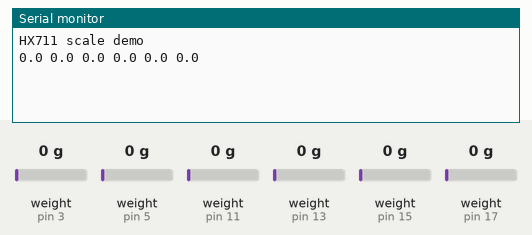
This sketch was run on a simulated Arduino Uno, built with avr-gcc and run on an emulated ATmega328P. On the bench: the last lines printed to the serial monitor. Inputs (shaded band) come from the test bench; at power-on: weight on the scale (sensors on pin 3, pin 5, pin 11, pin 13, pin 15, pin 17) 0 g.

Above: at 7.8 s.
7.9 s: weight on the scale (sensor on pin 3) set to 100 g
At 8.3 s:
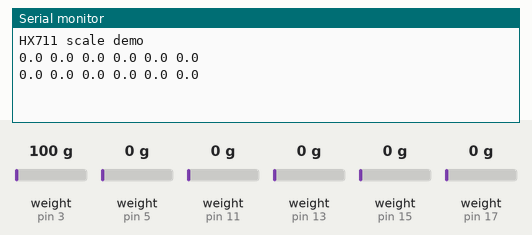
9.4 s: weight on the scale (sensor on pin 5) set to 100 g
At 9.4 s:
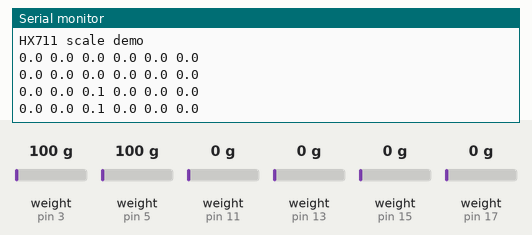
10.9 s: weight on the scale (sensor on pin 11) set to 100 g
At 12.0 s:
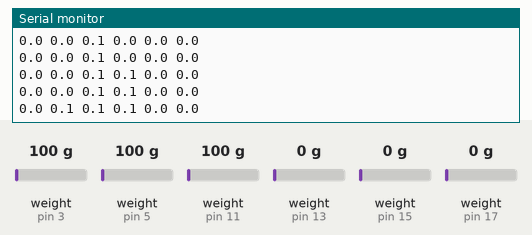
12.4 s: weight on the scale (sensor on pin 13) set to 100 g
At 13.4 s:
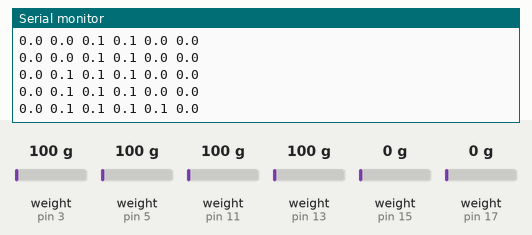
13.9 s: weight on the scale (sensor on pin 15) set to 100 g
At 14.8 s:
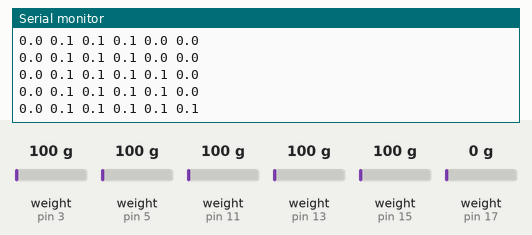
15.4 s: weight on the scale (sensor on pin 17) set to 100 g
At 16.2 s:
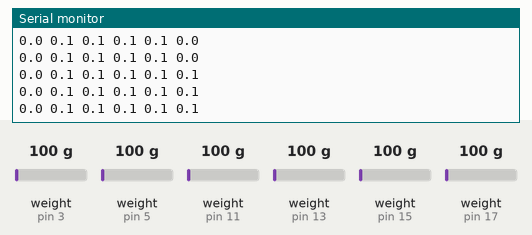

Measured:
- after the input at 10.9 s, the serial monitor: prints a new line after 0.52 s (image 3)
- after the input at 12.4 s, the serial monitor: prints a new line after 0.43 s (image 4)
- after the input at 13.9 s, the serial monitor: prints a new line after 0.33 s (image 5)

The sketch:

Arduino1_6stones.ino
```cpp
#include <Wire.h>
#include "HX711.h"
///////////////////////////////////////
#define calibration_factor -14050.0 //This value is obtained using the SparkFun_HX711_Calibration sketch
#define minw  0.2   // change this value of cell load have lot of noice
#define maxw  20 // same as value before
#define sensors  6
#define DOUT4  5
#define CLK4  4
#define DOUT5  13
#define CLK5  12
#define DOUT6  15
#define CLK6  14
#define DOUT1  17
#define CLK1  16
#define DOUT2  11
#define CLK2  10
#define DOUT3  3
#define CLK3  2

bool stons[6] = {false,false,false,false,false,false};
float history[6][3] ={(0,0,0),(0,0,0),(0,0,0),(0,0,0),(0,0,0),(0,0,0)};
HX711 scale1(DOUT1, CLK1);
HX711 scale2(DOUT2, CLK2);
HX711 scale3(DOUT3, CLK3);
HX711 scale4(DOUT4, CLK4);
HX711 scale5(DOUT5, CLK5);
HX711 scale6(DOUT6, CLK6);
void setup() {
  Serial.begin(9600);
  Serial.println("HX711 scale demo");
  scale1.set_scale(calibration_factor); //This value is obtained by using the SparkFun_HX711_Calibration sketch
  scale1.tare(); //Assuming there is no weight on the scale at start up, reset the scale to 0
  scale2.set_scale(calibration_factor); //This value is obtained by using the SparkFun_HX711_Calibration sketch
  scale2.tare(); //Assuming there is no weight on the scale at start up, reset the scale to 0
  scale3.set_scale(calibration_factor); //This value is obtained by using the SparkFun_HX711_Calibration sketch
  scale3.tare(); //Assuming there is no weight on the scale at start up, reset the scale to 0
  scale4.set_scale(calibration_factor); //This value is obtained by using the SparkFun_HX711_Calibration sketch
  scale4.tare(); //Assuming there is no weight on the scale at start up, reset the scale to 0
  scale5.set_scale(calibration_factor); //This value is obtained by using the SparkFun_HX711_Calibration sketch
  scale5.tare(); //Assuming there is no weight on the scale at start up, reset the scale to 0
  scale6.set_scale(calibration_factor); //This value is obtained by using the SparkFun_HX711_Calibration sketch
  scale6.tare(); //Assuming there is no weight on the scale at start up, reset the scale to 0
  Wire.begin(8);                // join i2c bus with address #8
  Wire.onRequest(requestEvent); // register event
  history[0][0]=scale1.get_units();
  history[1][0]=scale2.get_units();
  history[2][0]=scale3.get_units()   ;
  history[3][0]=scale4.get_units();
  history[4][0]=scale5.get_units()   ;
  history[5][0]=scale6.get_units()   ;
}
// List of patterns to cycle through.  Each is defined as a separate function below.

void loop() {
      for (int k=0;k<sensors;k++)
   {
    history[k][2]=history[k][1];
    history[k][1]=history[k][0];
    }
   history[0][0]=scale1.get_units();
   history[1][0]=scale2.get_units();
   history[2][0]=scale3.get_units();
   history[3][0]=scale4.get_units();
   history[4][0]=scale5.get_units();
   history[5][0]=scale6.get_units();
  for (int k=0;k<sensors;k++)
      {Serial.print(history[k][0], 1); Serial.print(" ");} //scale.get_units() returns a float
   Serial.println();
   for (int k=0;k<sensors;k++)
      { stons[k] = false;
        if ( abs(history[k][0]-history[k][1])>minw && abs(history[k][0]-history[k][1])<maxw && abs(history[k][1]-history[k][2])>minw && abs(history[k][1]-history[k][2])<maxw && abs(history[k][0]-history[k][2])>minw && abs(history[k][0]-history[k][2])<maxw )
        {stons[k]=true;Serial.println("-------------------------");}}
delay(100);
}
void requestEvent() {
  for (int l=0; l<sensors;l++)
  {
    if (stons[l]){Wire.write("1");Serial.print("yes ");}
    else{Wire.write("0");Serial.print("no ");}
    }
  Serial.println();
}
```

makeColor.ino
```cpp
// Convert HSL (Hue, Saturation, Lightness) to RGB (Red, Green, Blue)
//
//   hue:        0 to 359 - position on the color wheel, 0=red, 60=orange,
//                            120=yellow, 180=green, 240=blue, 300=violet
//
//   saturation: 0 to 100 - how bright or dull the color, 100=full, 0=gray
//
//   lightness:  0 to 100 - how light the color is, 100=white, 50=color, 0=black
//
int makeColor(unsigned int hue, unsigned int saturation, unsigned int lightness)
{
	unsigned int red, green, blue;
	unsigned int var1, var2;

	if (hue > 359) hue = hue % 360;
	if (saturation > 100) saturation = 100;
	if (lightness > 100) lightness = 100;

	// algorithm from: http://www.easyrgb.com/index.php?X=MATH&H=19#text19
	if (saturation == 0) {
		red = green = blue = lightness * 255 / 100;
	} else {
		if (lightness < 50) {
			var2 = lightness * (100 + saturation);
		} else {
			var2 = ((lightness + saturation) * 100) - (saturation * lightness);
		}
		var1 = lightness * 200 - var2;
		red = h2rgb(var1, var2, (hue < 240) ? hue + 120 : hue - 240) * 255 / 600000;
		green = h2rgb(var1, var2, hue) * 255 / 600000;
		blue = h2rgb(var1, var2, (hue >= 120) ? hue - 120 : hue + 240) * 255 / 600000;
	}
	return (red << 16) | (green << 8) | blue;
}

unsigned int h2rgb(unsigned int v1, unsigned int v2, unsigned int hue)
{
	if (hue < 60) return v1 * 60 + (v2 - v1) * hue;
	if (hue < 180) return v2 * 60;
	if (hue < 240) return v1 * 60 + (v2 - v1) * (240 - hue);
	return v1 * 60;
}

// alternate code:
// http://forum.pjrc.com/threads/16469-looking-for-ideas-on-generating-RGB-colors-from-accelerometer-gyroscope?p=37170&viewfull=1#post37170
```
